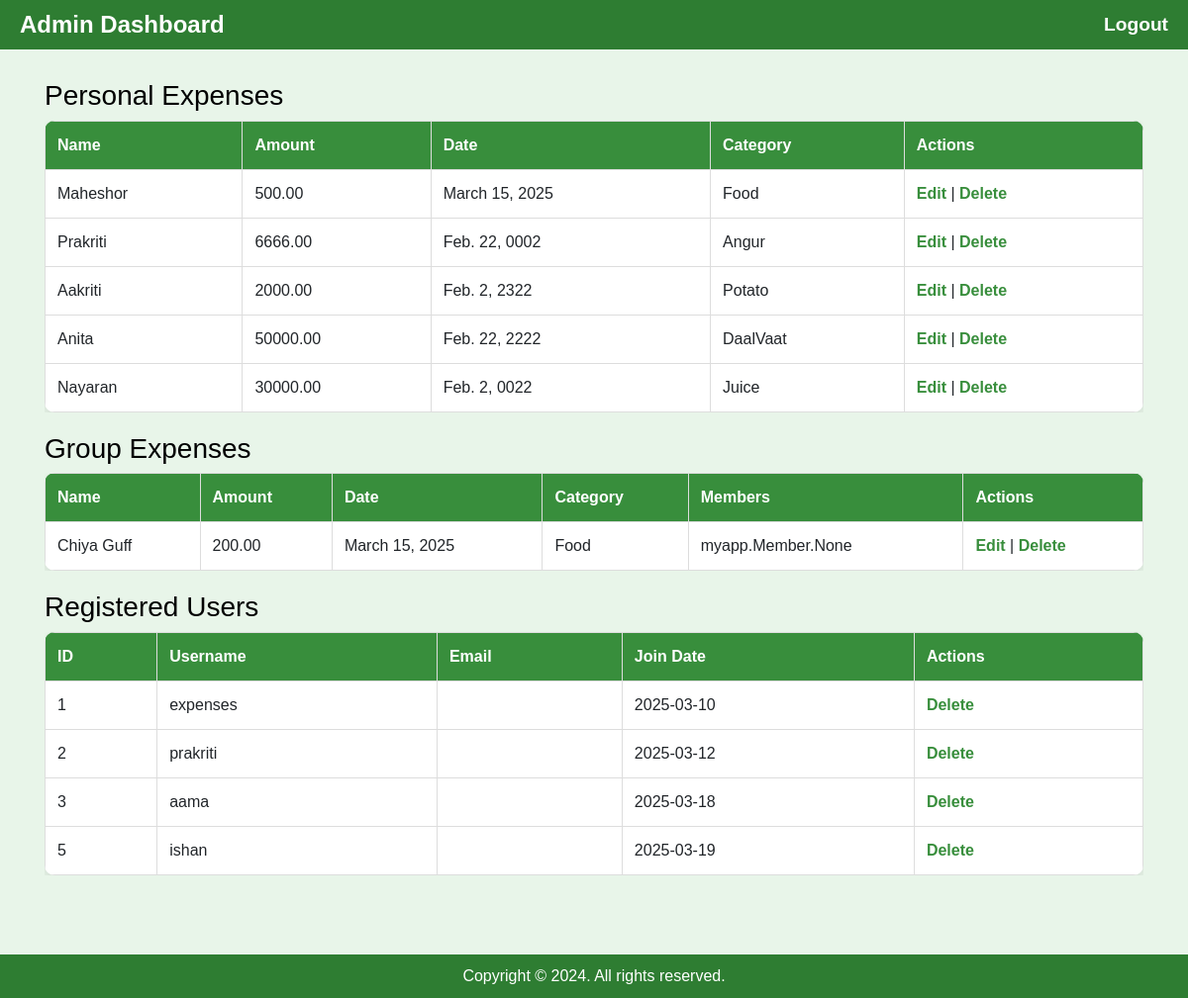
The page /admin-dashboard/ (signed in) on the database as committed earlier.
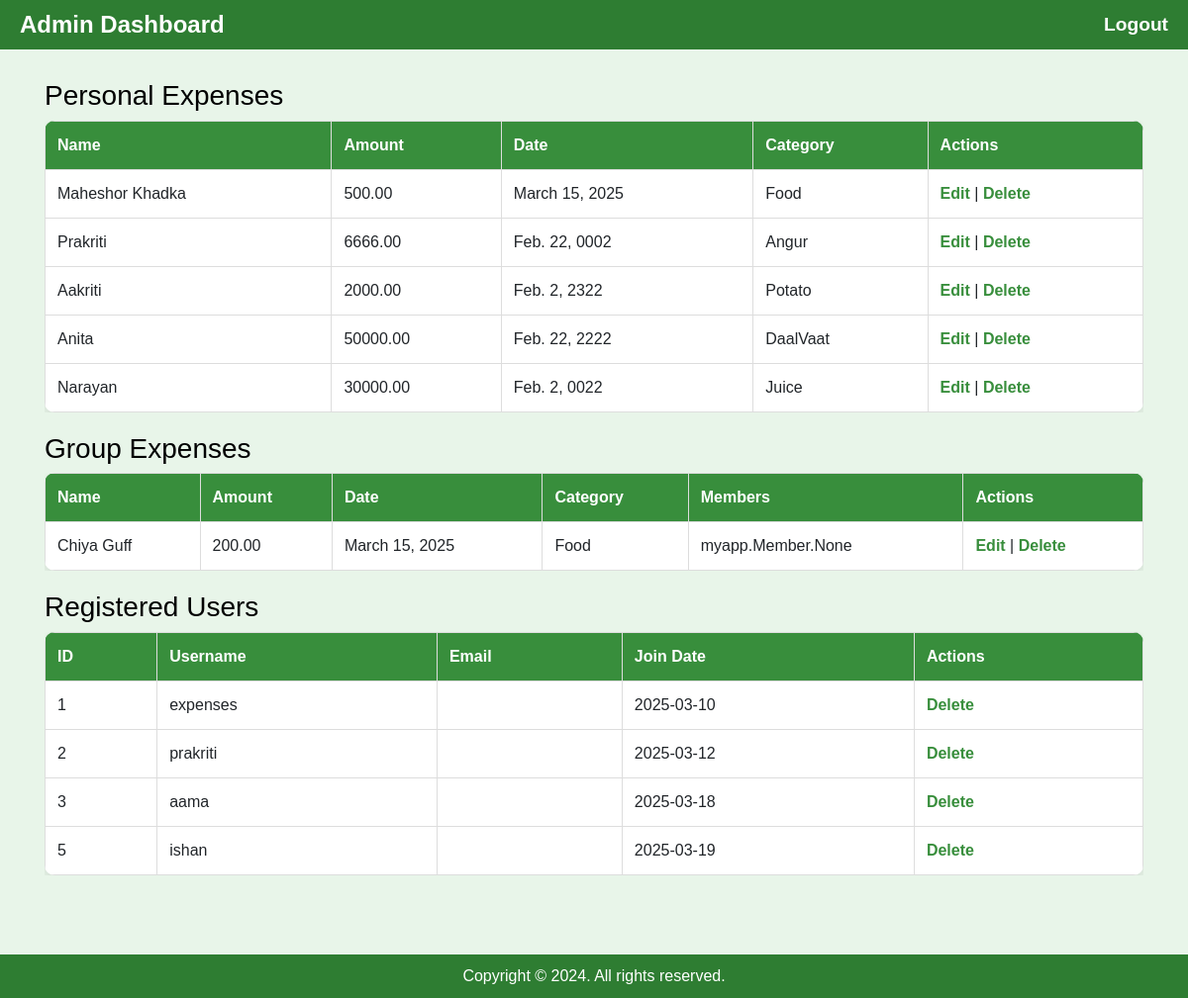
The same page on the database as committed later.
### myapp/models.py (models this page shows, shortened)
class IndividualExpense(models.Model):
    name = models.CharField(max_length=255)
    amount = models.DecimalField(max_digits=10, decimal_places=2)
    date = models.DateField()
    category = models.CharField(max_length=100)

class GroupExpense(models.Model):
    name = models.CharField(max_length=200)
    amount = models.DecimalField(max_digits=10, decimal_places=2)
    date = models.DateField()
    category = models.CharField(max_length=100)
    is_group = models.BooleanField(default=True)
    members = models.ManyToManyField(Member, related_name="group_expenses")

### myapp/views.py (the view)
# urls.py: path('admin-dashboard/', views.admin_dashboard, name='admin_dashboard'),
@user_passes_test(is_superuser, login_url='admin_login')  # Restrict non-superusers
def admin_dashboard(request):
    personal_expenses = IndividualExpense.objects.all()
    group_expenses = GroupExpense.objects.all()
    users = User.objects.all()
    context = {
        'personal_expenses': personal_expenses,
        'group_expenses': group_expenses,
         'users': users,
    }
    return render(request, 'admin_dashboard.html', context)

### myapp/views.py (called while the page is built)
def is_superuser(user):
    return user.is_authenticated and user.is_superuser

### templates/admin_dashboard.html (shortened to what this page needs)
<!DOCTYPE html>
<html lang="en">
<head>
    {% load static %}
    <link rel="stylesheet" href="https://cdn.jsdelivr.net/npm/bootstrap@4.0.0/dist/css/bootstrap.min.css">
</head>
<body>
    <nav class="navbar navbar-expand-lg navbar-dark navbar-custom">
        <div class="navbar-container">
            <a href="/" class="navbar-brand">Admin Dashboard</a>
            <a href="{% url 'admin_logout' %}" class="navbar-link">Logout</a>
        </div>
    </nav>
    <div class="container">
        <h3>Personal Expenses</h3>
        <div class="table-container">
            <table>
                <thead>
                    <tr>
                        <th>Name</th>
                        <th>Amount</th>
                        <th>Date</th>
                        <th>Category</th>
                        <th>Actions</th>
                    </tr>
                </thead>
                <tbody>
                    {% for expense in personal_expenses %}
                        <tr>
                            <td>{{ expense.name }}</td>
                            <td>{{ expense.amount }}</td>
                            <td>{{ expense.date }}</td>
                            <td>{{ expense.category }}</td>
                            <td>
                                <a href="{% url 'admin_expense_edit' expense_id=expense.id is_group='false' %}">Edit</a> |
                                <a href="{% url 'admin_expense_delete' expense_id=expense.id is_group='false' %}">Delete</a>
                            </td>
                        </tr>
                    {% endfor %}
                </tbody>
            </table>
        </div>
        <h3>Group Expenses</h3>
        <div class="table-container">
            <table>
                <thead>
                    <tr>
                        <th>Name</th>
                        <th>Amount</th>
                        <th>Date</th>
                        <th>Category</th>
                        <th>Members</th>
                        <th>Actions</th>
                    </tr>
                </thead>
                <tbody>
                    {% for expense in group_expenses %}
                        <tr>
                            <td>{{ expense.name }}</td>
                            <td>{{ expense.amount }}</td>
                            <td>{{ expense.date }}</td>
                            <td>{{ expense.category }}</td>
                            <td>{{ expense.members }}</td>
                            <td>
                                <a href="{% url 'admin_expense_edit' expense_id=expense.id is_group='true' %}">Edit</a> |
                                <a href="{% url 'admin_expense_delete' expense_id=expense.id is_group='true' %}">Delete</a>
                            </td>
                        </tr>
                    {% endfor %}
                </tbody>
            </table>
        </div>
        <h3>Registered Users</h3>
        <div class="table-container">
            <table>
                <thead>
                    <tr>
                        <th>ID</th>
                        <th>Username</th>
                        <th>Email</th>
                        <th>Join Date</th>
                        <th>Actions</th>
                    </tr>
                </thead>
                <tbody>
                    {% for user in users %}
                        <tr>
                            <td>{{ user.id }}</td>
                            <td>{{ user.username }}</td>
                            <td>{{ user.email }}</td>
                            <td>{{ user.date_joined|date:"Y-m-d" }}</td>
                            <td>
                                 <a href="{% url 'admin_user_delete' user.id %}">Delete</a>
                            </td>
                        </tr>
                    {% empty %}
                        <tr>
                            <td colspan="5">No users registered yet.</td>
                        </tr>
                    {% endfor %}
                </tbody>
            </table>
        </div>
    </div>
    <footer>
        <div>Copyright © 2024. All rights reserved.</div>
    </footer>
</body>
</html>

### templates/admin_dashboard.html (style rules this page uses)
body { background-color: #e8f5e9; font-family: Arial, sans-serif; }
.navbar-custom { background-color: #2e7d32; color: white; height: 50px; font-weight: bold; font-size: 1.2rem; padding: 10px 20px; position: fixed; top: 0; width: 100%; z-index: 1000; }
.navbar-container { display: flex; justify-content: space-between; width: 100%; align-items: center; }
.navbar-brand { color: white; font-size: 1.5rem; font-weight: bold; text-decoration: none; }
.navbar-link { color: white; font-size: 1.2rem; text-decoration: none; }
.container { padding-top: 80px; }
h1, h3 { color:black; }
table { width: 100%; border-collapse: collapse; background: white; border-radius: 10px; overflow: hidden; box-shadow: 0px 4px 10px rgba(0, 0, 0, 0.1); }
.table-container { max-height: 400px; overflow-y: auto; margin-bottom: 20px; }
th, td { border: 1px solid #ddd; padding: 12px; text-align: left; }
th { background-color: #388e3c; color: white; font-weight: bold; }
a { color: #388e3c; font-weight: bold; }
footer { position: fixed; bottom: 0; width: 100%; background-color: #2e7d32; color: white; text-align: center; padding: 10px 0; }
body, html { height: 100%; margin: 0; padding: 0; overflow-y: auto; }
.container { padding-top: 80px; padding-bottom: 60px; min-height: 100vh; overflow-y: auto; }
.navbar-custom { position: fixed; top: 0; width: 100%; z-index: 1000; }
footer { width: 100%; background-color: #2e7d32; color: white; text-align: center; padding: 10px 0; position: relative; }

Rows that differ between the two databases and show on the page:
changed IndividualExpense "Food": name "Maheshor" → "Maheshor Khadka"
changed IndividualExpense "Feb. 2, 0022": name "Nayaran" → "Narayan"
